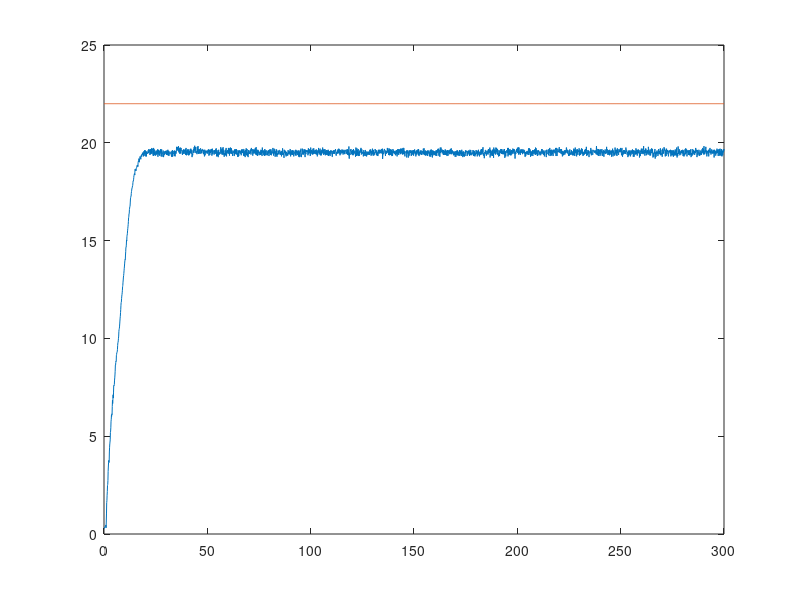

Write MATLAB code to recreate this figure.
load('Test_ClosedLoop40_22_10_0.txt')
x = Test_ClosedLoop40_22_10_0(:, 1) ; 
y = Test_ClosedLoop40_22_10_0(:, 3) ;
z = Test_ClosedLoop40_22_10_0(:, 2) ; 
plot(x,y, x, z)